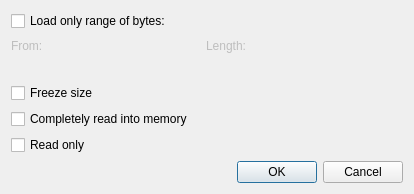
<?xml version="1.0" encoding="UTF-8"?>
<ui version="4.0">
 <class>LoadFileDialog</class>
 <widget class="QDialog" name="LoadFileDialog">
  <property name="geometry">
   <rect>
    <x>0</x>
    <y>0</y>
    <width>414</width>
    <height>194</height>
   </rect>
  </property>
  <property name="windowTitle">
   <string>Load options</string>
  </property>
  <layout class="QVBoxLayout" name="verticalLayout">
   <item>
    <widget class="QCheckBox" name="chkLoadRange">
     <property name="text">
      <string>Load only range of bytes:</string>
     </property>
    </widget>
   </item>
   <item>
    <widget class="QWidget" name="widget" native="true">
     <property name="enabled">
      <bool>false</bool>
     </property>
     <layout class="QHBoxLayout" name="horizontalLayout_2">
      <property name="margin">
       <number>0</number>
      </property>
      <item>
       <widget class="QLabel" name="label_2">
        <property name="text">
         <string>From:</string>
        </property>
        <property name="buddy">
         <cstring>rangeStart</cstring>
        </property>
       </widget>
      </item>
      <item>
       <widget class="IntegerEdit" name="rangeStart" native="true">
        <property name="sizePolicy">
         <sizepolicy hsizetype="Expanding" vsizetype="Maximum">
          <horstretch>0</horstretch>
          <verstretch>0</verstretch>
         </sizepolicy>
        </property>
       </widget>
      </item>
      <item>
       <widget class="QLabel" name="label">
        <property name="text">
         <string>Length:</string>
        </property>
        <property name="buddy">
         <cstring>rangeLength</cstring>
        </property>
       </widget>
      </item>
      <item>
       <widget class="IntegerEdit" name="rangeLength" native="true">
        <property name="sizePolicy">
         <sizepolicy hsizetype="Expanding" vsizetype="Maximum">
          <horstretch>0</horstretch>
          <verstretch>0</verstretch>
         </sizepolicy>
        </property>
       </widget>
      </item>
     </layout>
    </widget>
   </item>
   <item>
    <widget class="QLabel" name="lblLoadSize">
     <property name="text">
      <string/>
     </property>
    </widget>
   </item>
   <item>
    <widget class="QCheckBox" name="chkFreezeSize">
     <property name="text">
      <string>Freeze size</string>
     </property>
    </widget>
   </item>
   <item>
    <widget class="QCheckBox" name="chkMemoryLoad">
     <property name="text">
      <string>Completely read into memory</string>
     </property>
    </widget>
   </item>
   <item>
    <widget class="QCheckBox" name="chkReadOnly">
     <property name="text">
      <string>Read only</string>
     </property>
    </widget>
   </item>
   <item>
    <widget class="QDialogButtonBox" name="buttonBox">
     <property name="standardButtons">
      <set>QDialogButtonBox::Cancel|QDialogButtonBox::Ok</set>
     </property>
    </widget>
   </item>
  </layout>
 </widget>
 <customwidgets>
  <customwidget>
   <class>IntegerEdit</class>
   <extends>QWidget</extends>
   <header>hex.integeredit</header>
   <container>1</container>
  </customwidget>
 </customwidgets>
 <resources/>
 <connections>
  <connection>
   <sender>chkLoadRange</sender>
   <signal>toggled(bool)</signal>
   <receiver>widget</receiver>
   <slot>setEnabled(bool)</slot>
   <hints>
    <hint type="sourcelabel">
     <x>90</x>
     <y>12</y>
    </hint>
    <hint type="destinationlabel">
     <x>204</x>
     <y>32</y>
    </hint>
   </hints>
  </connection>
  <connection>
   <sender>buttonBox</sender>
   <signal>accepted()</signal>
   <receiver>LoadFileDialog</receiver>
   <slot>accept()</slot>
   <hints>
    <hint type="sourcelabel">
     <x>259</x>
     <y>155</y>
    </hint>
    <hint type="destinationlabel">
     <x>2</x>
     <y>149</y>
    </hint>
   </hints>
  </connection>
  <connection>
   <sender>buttonBox</sender>
   <signal>rejected()</signal>
   <receiver>LoadFileDialog</receiver>
   <slot>reject()</slot>
   <hints>
    <hint type="sourcelabel">
     <x>385</x>
     <y>155</y>
    </hint>
    <hint type="destinationlabel">
     <x>0</x>
     <y>89</y>
    </hint>
   </hints>
  </connection>
 </connections>
</ui>
